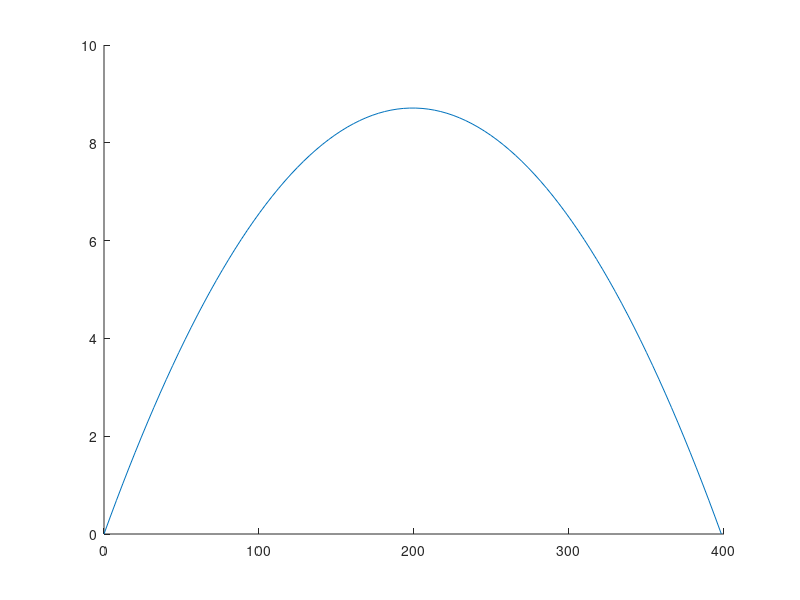

MATLAB code for this plot: (Note: this script raises an error after producing the figure.)
% for loop with i=1:2:15
for i=1:2:15
    fprintf('i=%d \n',i)
end

%% loops with positive and negative value
for i=10:-2:-4
    count=i+10;
    fprintf('i=%d and count=%d\n',i,count)
end

%% using loop variable after loop is complete
for time = 1:0.5:5
    velocity = 10+2*time;
    fprintf('At time=%.2f velocity=%.2f \n',time,velocity)
end
s=3+10*time+.5*2*time^2;
fprintf('After time=%.2f seconds displacement=%.2f \n',time,s)

%% for loop to count upto number suggested by user
n = input('enter number to count to : ')
for i = 1:n
    fprintf('count = %d \n',i)
end

% refer example 5 slide pdf 
%% for loop to add 5 to a number 10 times
sum = 0;
for i = 1:10
    sum =sum+5;
    fprintf('sum=%.2f when i=%d \n',sum,i)
end

%% for loop to multiply each element of vector by 2
vector=[9 5 3 7 8];
for i=1:length(vector)
    vector(i)=vector(i)*2;
end
disp(vector)

%% using for loop plotting the equation of kinematics
vo= 150
a=-9.81

hold on

for angle=5:10:85
    vox=vo*cosd(angle);
    voy=vo*sind(angle);
    tf=-2*voy/a;
    t=linspace(0,tf);
    x=vox *t;
    y=voy*t + 0.5*a*t.^2;
    plot(x,y)
    title(max(x)/2,max(y),num2str(angle))
end
grid on
axis tight
xlabel('x(m)')
ylabel('y(m)')
title('Projectile Trajectories')
    